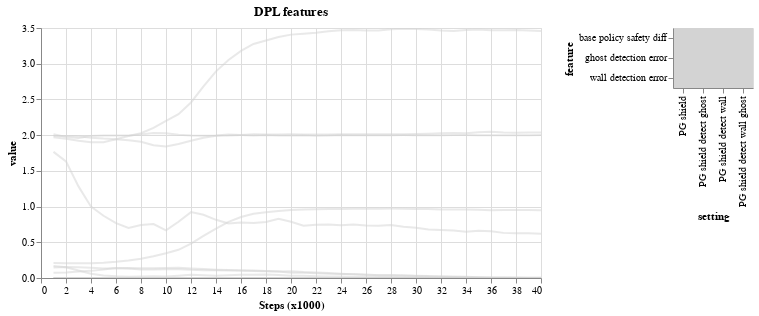

Notebook source saved alongside this figure:
### Markdown cell above
### We check if the network learns to detect objects.

### Code cell
prob_err_chart = make_chart2(dfs_prob_err, title='DPL features',
                                   keys=[
                                        'PG shield',
                                        'PG shield detect wall ghost',
                                        'PG shield detect ghost',
                                        'PG shield detect wall',
                                   ], window_speed=1000)
prob_err_chart

### Figure 1 — Vega-Lite specification as saved in the notebook (floating-point values rounded to 4 significant figures; data arrays with more than 128 entries replaced by an {"elided": "..."} marker saying what was removed)
{"config": {"view": {"continuousWidth": 400, "continuousHeight": 300}}, "hconcat": [{"mark": {"type": "line", "opacity": 0.5}, "encoding": {"color": {"condition": {"type": "nominal", "field": "series", "legend": null, "scale": {"scheme": "dark2"}, "selection": "selector009"}, "value": "lightgray"}, "x": {"type": "quantitative", "axis": {"tickMinStep": 1, "title": "Steps (x1000)"}, "field": "n_steps"}, "y": {"type": "quantitative", "axis": {"tickMinStep": 0.1, "title": "value"}, "field": "value", "sort": "ascending"}}, "height": 250, "selection": {"selector009": {"type": "multi", "fields": ["setting", "feature"], "empty": "none"}, "selector010": {"type": "interval", "bind": "scales", "encodings": ["x", "y"]}}, "title": "DPL features", "width": 500}, {"mark": "rect", "encoding": {"color": {"condition": {"type": "nominal", "field": "series", "legend": null, "scale": {"scheme": "dark2"}, "selection": "selector009"}, "value": "lightgray"}, "x": {"type": "nominal", "axis": {"orient": "bottom"}, "field": "setting"}, "y": {"type": "nominal", "field": "feature"}}, "selection": {"selector009": {"type": "multi", "fields": ["setting", "feature"], "empty": "none"}}}], "data": {"name": "data-8a90d033b431c811e452183b527d4ac3"}, "$schema": "https://vega.github.io/schema/vega-lite/v4.8.1.json", "datasets": {"data-8a90d033b431c811e452183b527d4ac3": {"elided": "480 records"}}}
